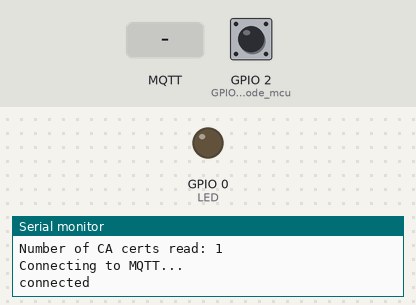
Recording of a sketch running on a simulated ESP8266 (NodeMCU). Parts: output pins drawn as LEDs (lit = HIGH), the last lines printed to the serial monitor. The test bench sets the inputs (shaded band); at power-on: GPIO 2 (GPIO2_pin_used_-_Node_mcu) HIGH. WiFi joins after 1.5 s; servers stay silent unless stated; the local clock reads 2024-03-15 10:24:30 at power-on unless the sketch sets it; storage starts empty; no MQTT or app messages arrive unless stated.

Above: at 3.7 s.
3.8 s: MQTT message "unlock" arrives on the first subscribed topic
At 4.4 s:
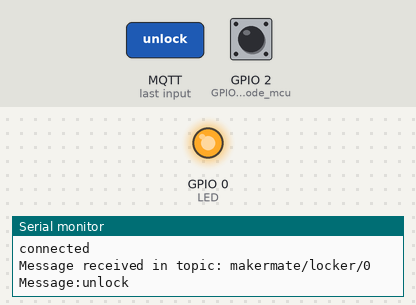
6.1 s: MQTT message "lock" arrives on the first subscribed topic
7.6 s: MQTT message "1" arrives on the first subscribed topic
Timing chart, 0 to 10.6 s (numbered marks = the images above; inputs shaded):
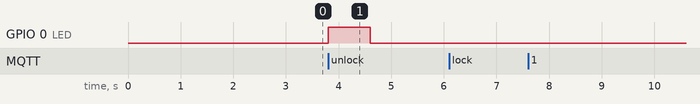

Measured:
- after the input at 3.8 s, GPIO 0 (LED): LOW → HIGH at once, → LOW 0.80 s later

The sketch:

code_esp.ino
```cpp
// Code for Locker 1(index used 0) ESP01 s
// E/17/201 Madushani W.T

#include <ESP8266WiFi.h>
#include <PubSubClient.h>
#include <time.h>
#include <TZ.h>
#include <FS.h>
#include <LittleFS.h>
#include <CertStoreBearSSL.h>

// -D3 in Node mcu- GPIO0 pin is used, as it is the one connected to relay
#define LED  0

// Credentials to connect to Wifi
const char* ssid = "Eng-Student";
const char* password = "3nG5tuDt";

// MQTT server address
const char* mqtt_server = "ff907ed6936f429bb7cceacada6c31ba.s2.eu.hivemq.cloud";
const int mqtt_port = 8883;
const char* mqttUser = "makermate";
const char* mqttPassword = "makermate";

// A single, global CertStore which can be used by all connections.
// Needs to stay live the entire time any of the WiFiClientBearSSLs
// are present.
BearSSL::CertStore certStore;

PubSubClient * client;

WiFiClient espClient;
unsigned long lastMsg = 0;
#define MSG_BUFFER_SIZE (500)
char msg[MSG_BUFFER_SIZE];
int value = 0;

void setDateTime() {
  // You can use your own timezone, but the exact time is not used at all.
  // Only the date is needed for validating the certificates.
  configTime(TZ_Europe_Berlin, "pool.ntp.org", "time.nist.gov");

  Serial.print("Waiting for NTP time sync: ");
  time_t now = time(nullptr);
  while (now < 8 * 3600 * 2) {
    delay(100);
    Serial.print(".");
    now = time(nullptr);
  }
  Serial.println();

  struct tm timeinfo;
  gmtime_r(&now, &timeinfo);
  Serial.printf("%s %s", tzname[0], asctime(&timeinfo));
}

void setup()
{
  pinMode(LED, OUTPUT);
  delay(1000);
  LittleFS.begin();
  pinMode(2,INPUT_PULLUP);                             //GPIO2 pin used - Node mcu D4-
  Serial.begin(115200);
  Serial.println("Start");
  WiFi.begin(ssid, password);
  while (WiFi.status() != WL_CONNECTED)
  {
    delay(500);
    Serial.println("Connecting to WiFi..");
  }
  Serial.print("Connected to WiFi :");
  Serial.println(WiFi.localIP());
  Serial.println(WiFi.SSID());
  setDateTime();
  int numCerts = certStore.initCertStore(LittleFS, PSTR("/certs.idx"), PSTR("/certs.ar"));
  Serial.printf("Number of CA certs read: %d\n", numCerts);
  if (numCerts == 0) {
    Serial.printf("No certs found. Did you run certs-from-mozilla.py and upload the LittleFS directory before running?\n");
    return; // Can't connect to anything w/o certs!
  }

  BearSSL::WiFiClientSecure *bear = new BearSSL::WiFiClientSecure();
  // Integrate the cert store with this connection
  bear->setCertStore(&certStore);

  client = new PubSubClient(*bear);

  client->setServer(mqtt_server, mqtt_port);
  client->setCallback(MQTTcallback);

  while (!client->connected())
  {
    Serial.println("Connecting to MQTT...");
    if (client->connect("ESP8266", mqttUser, mqttPassword ))
    {
      Serial.println("connected");
    }
    else
    {
      Serial.print("failed with state ");
      Serial.println(client->state());
      delay(2000);
    }
  }
  // Subscribed to topic
  client->subscribe("makermate/locker/0");
}

void MQTTcallback(char* topic, byte* payload, unsigned int length)
{
  Serial.print("Message received in topic: ");
  Serial.println(topic);
  Serial.print("Message:");
  String message;
  for (int i = 0; i < length; i++)
  {
    message = message + (char)payload[i];
  }
  Serial.println(message);
  if (message == "unlock")
  {
    digitalWrite(LED, HIGH);
    delay(800);
    digitalWrite(LED, LOW);
    Serial.println("Received ON");
  }
  else if (message == "lock")
  {
    digitalWrite(LED, LOW);
    Serial.println("Received OFF");
  }
  Serial.println();
  Serial.println("-----------------------");
}

void loop()
{

  if(digitalRead(2)==0)
  {
    // Published to topic
    client->publish("makermate/locker_out/0", "Msg from ESP01 module from locker 1.");
    delay(1000);
  }
  else;
  client->loop();
}
```
